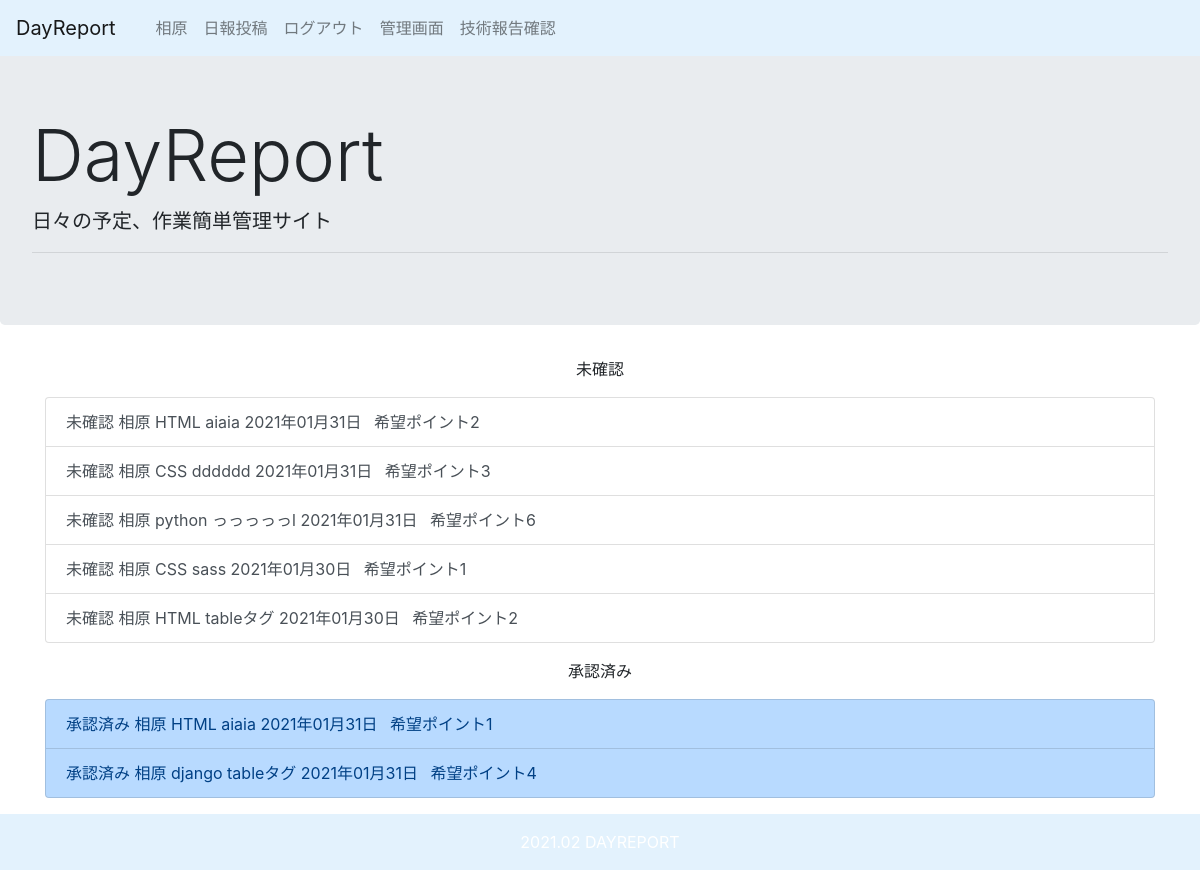
The page /diary/done/ (signed in) on the database its author committed.
### diary/models.py (models this page shows, shortened)
class Done(models.Model):
  category_list = models.ForeignKey(
    CategoryList, verbose_name="カテゴリリスト", on_delete=models.CASCADE)
  text = models.CharField('やったこと', max_length=100, blank=False)
  point = models.CharField('ポイント', choices=NUM_CHOICES, max_length=3)
  confirmation = models.BooleanField(default=False)
  author = models.ForeignKey(get_user_model(), on_delete=models.CASCADE)
  created_at = models.DateTimeField('日付', default=timezone.now)

class CategoryList(models.Model):
  name = models.CharField('カテゴリ', max_length=30)

### diary/views.py (the view)
# urls.py: path('done/', views.done_list, name='done_list'),
@login_required
def done_list(request):
  done = Done.objects.order_by('-created_at')
  context = {}
  context['done'] = done
  return render(request, 'diary/confirmation.html', context)

### diary/templates/diary/confirmation.html
{% extends 'diary/base.html' %}
{% block content %}
{% if user.is_superuser or '4' <= user.em_user.position.order %}
<p class="confirmation_title1 w-25 mx-auto text-center">未確認</p>
<div class="list-group">
  {% for done_list in done %}
    {% if done_list.confirmation == False %}
      <a href="{% url 'diary:done_detail' done_list.pk %}" class="list-group-item list-group-item-action">
      <span class="moji">未確認</span>  {{ done_list.author.username }}  {{ done_list.category_list.name}}  {{ done_list.text}}  {{ done_list.created_at|date:"Y年m月j日"}}  <span class="ml-2 point">希望ポイント</span>{{ done_list.point}}
      </a>
    {% endif%}
  {% endfor %}
</div>
<p class="confirmation_title2 w-25 mx-auto text-center my-3">承認済み</p>
<div class="list-group mb-3">
  {% for done_list in done %}
    {% if done_list.confirmation == True%}
      <a href="{% url 'diary:done_detail' done_list.pk %}" class="list-group-item list-group-item-action list-group-item-primary">
        <span class="moji1">承認済み</span>  {{ done_list.author.username }}  {{ done_list.category_list.name}}  {{ done_list.text}}  {{ done_list.created_at|date:"Y年m月j日"}}  <span class="ml-2 point">希望ポイント</span>{{ done_list.point}}
      </a>
    {% endif%}
  {% endfor %}
</div>
{% endif %}
{% endblock %}

### diary/templates/diary/base.html (shortened to what this page needs)
<!doctype html>
{% load static %}
{% load sass_tags %}
<html lang="ja">
  <head>
    <link rel="stylesheet" href="https://maxcdn.bootstrapcdn.com/bootstrap/4.0.0-beta.2/css/bootstrap.min.css">
    <link rel="stylesheet" href="{% sass_src 'css/diary.scss' %}" type="text/css">
  </head>
  <body>
    <div class='fixed-top'>
      <nav class="navbar navbar-expand-lg navbar-light" style="background-color: #e3f2fd;">
        <a class="navbar-brand title_color" href="{% url 'diary:index' %}"><span class="title_color">DayReport</span></a>
        <div class="collapse navbar-collapse" id="navbarSupportedContent">
          <ul class="navbar-nav mr-auto">
            <li class="nav-item active">
              <a class="nav-link" href="#"><span class="sr-only">{{ user.id }}</span></a>
            </li>
            <li class="nav-item">
              <a class="nav-link" href="{% url 'diary:index' %}">{{ user.username }}</a>
            </li>
            <li class="nav-item">
              <a class="nav-link" href="{% url 'diary:add_post' %}">日報投稿</a>
            </li>
            <li class="nav-item">
              <a class="nav-link" href="{% url 'report:logout' %}">ログアウト</a>
            </li>
            {% if user.is_superuser %}
              <li class="nav-item">
                <a class="nav-link" href="{% url 'admin:index' %}">管理画面</a>
              </li>
            {% endif %}
            {% if user.is_superuser or '4' <= user.em_user.position.order  %}
              <li class="nav-item">
                <a class="nav-link" href="{% url 'diary:done_list' %}">技術報告確認</a>
              </li>
            {% endif %}
          </ul>
        </div>
      </nav>
    </div>
      <div class="jumbotron">
        <h1 class="mt-5 display-3">DayReport</h1>
        <p class="lead">日々の予定、作業簡単管理サイト</p>
        <hr class="my-2">
      </div>
    <div class="container">
      {% block content %}
      {% endblock %}
    </div>
    <footer class="text-white text-center py-3"style="background-color: #e3f2fd;">
    </footer>
  </body>
</html>

### rows shown on the page
Done: author.username "相原", category_list.name "HTML", text "aiaia", created_at "2021年01月31日", point "2"
Done: author.username "相原", category_list.name "CSS", text "dddddd", created_at "2021年01月31日", point "3"
Done: author.username "相原", category_list.name "python", text "っっっっっl", created_at "2021年01月31日", point "6"
Done: author.username "相原", category_list.name "CSS", text "sass", created_at "2021年01月30日", point "1"
Done: author.username "相原", category_list.name "HTML", text "tableタグ", created_at "2021年01月30日", point "2"
Done: author.username "相原", category_list.name "HTML", text "aiaia", created_at "2021年01月31日", point "1"
Done: author.username "相原", category_list.name "django", text "tableタグ", created_at "2021年01月31日", point "4"

### other values the page prints
{{ user.username }} "相原"
